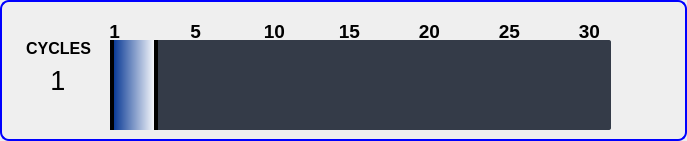
     <widget class="QGroupBox" name="cyclesGroupBox">
      <property name="geometry">
       <rect>
        <x>12</x>
        <y>690</y>
        <width>687</width>
        <height>141</height>
       </rect>
      </property>
      <property name="styleSheet">
       <string notr="true">QGroupBox {
    border: 2px solid blue;
    border-radius: 9px;
    margin-top: 0.5em;
}
</string>
      </property>
      <property name="title">
       <string/>
      </property>
      <widget class="QLabel" name="cyclesTitleLbl">
       <property name="geometry">
        <rect>
         <x>13</x>
         <y>30</y>
         <width>91</width>
         <height>37</height>
        </rect>
       </property>
       <property name="font">
        <font>
         <family>Arial</family>
         <pointsize>12</pointsize>
         <weight>75</weight>
         <bold>true</bold>
        </font>
       </property>
       <property name="text">
        <string>CYCLES</string>
       </property>
       <property name="alignment">
        <set>Qt::AlignCenter</set>
       </property>
      </widget>
      <widget class="QLabel" name="cyclesLbl">
       <property name="geometry">
        <rect>
         <x>40</x>
         <y>60</y>
         <width>36</width>
         <height>41</height>
        </rect>
       </property>
       <property name="font">
        <font>
         <family>Arial</family>
         <pointsize>20</pointsize>
        </font>
       </property>
       <property name="text">
        <string>1</string>
       </property>
       <property name="alignment">
        <set>Qt::AlignCenter</set>
       </property>
      </widget>
      <widget class="QSlider" name="cyclesSlider">
       <property name="geometry">
        <rect>
         <x>110</x>
         <y>40</y>
         <width>501</width>
         <height>90</height>
        </rect>
       </property>
       <property name="font">
        <font>
         <family>Arial</family>
         <pointsize>12</pointsize>
        </font>
       </property>
       <property name="styleSheet">
        <string notr="true">QSlider::groove:horizontal {
    border-radius: 2px;
    background-color: rgb(52, 59, 72);
}
QSlider::groove:horizontal:hover {
    background-color: blue;
}
QSlider::handle:horizontal {
    background-color:qlineargradient(spread:pad, x1:0, y1:0, x2:1, y2:0, stop:0 rgba(0, 50, 145, 255), stop:1 rgba(255, 255, 255, 255));
    border: 4px solid black;
    width: 40px;
 margin: -44px 0px;
    border-radius: 14px;
}</string>
       </property>
       <property name="minimum">
        <number>1</number>
       </property>
       <property name="maximum">
        <number>30</number>
       </property>
       <property name="pageStep">
        <number>5</number>
       </property>
       <property name="value">
        <number>1</number>
       </property>
       <property name="orientation">
        <enum>Qt::Horizontal</enum>
       </property>
       <property name="tickPosition">
        <enum>QSlider::TicksBothSides</enum>
       </property>
       <property name="tickInterval">
        <number>5</number>
       </property>
      </widget>
      <widget class="QLabel" name="Lbl_66">
       <property name="geometry">
        <rect>
         <x>90</x>
         <y>20</y>
         <width>30</width>
         <height>24</height>
        </rect>
       </property>
       <property name="font">
        <font>
         <family>Arial</family>
         <pointsize>14</pointsize>
         <weight>75</weight>
         <bold>true</bold>
        </font>
       </property>
       <property name="text">
        <string extracomment="0">1</string>
       </property>
       <property name="alignment">
        <set>Qt::AlignRight|Qt::AlignTop|Qt::AlignTrailing</set>
       </property>
      </widget>
      <widget class="QLabel" name="Lbl_67">
       <property name="geometry">
        <rect>
         <x>255</x>
         <y>20</y>
         <width>30</width>
         <height>24</height>
        </rect>
       </property>
       <property name="font">
        <font>
         <family>Arial</family>
         <pointsize>14</pointsize>
         <weight>75</weight>
         <bold>true</bold>
        </font>
       </property>
       <property name="text">
        <string extracomment="10">10</string>
       </property>
       <property name="alignment">
        <set>Qt::AlignRight|Qt::AlignTop|Qt::AlignTrailing</set>
       </property>
      </widget>
      <widget class="QLabel" name="Lbl_68">
       <property name="geometry">
        <rect>
         <x>170</x>
         <y>20</y>
         <width>31</width>
         <height>24</height>
        </rect>
       </property>
       <property name="font">
        <font>
         <family>Arial</family>
         <pointsize>14</pointsize>
         <weight>75</weight>
         <bold>true</bold>
        </font>
       </property>
       <property name="styleSheet">
        <string notr="true">background:transparent;</string>
       </property>
       <property name="text">
        <string>5</string>
       </property>
       <property name="alignment">
        <set>Qt::AlignRight|Qt::AlignTop|Qt::AlignTrailing</set>
       </property>
      </widget>
      <widget class="QLabel" name="Lbl_70">
       <property name="geometry">
        <rect>
         <x>330</x>
         <y>20</y>
         <width>30</width>
         <height>24</height>
        </rect>
       </property>
       <property name="sizePolicy">
        <sizepolicy hsizetype="Preferred" vsizetype="Preferred">
         <horstretch>0</horstretch>
         <verstretch>0</verstretch>
        </sizepolicy>
       </property>
       <property name="font">
        <font>
         <family>Arial</family>
         <pointsize>14</pointsize>
         <weight>75</weight>
         <bold>true</bold>
        </font>
       </property>
       <property name="text">
        <string>15</string>
       </property>
       <property name="alignment">
        <set>Qt::AlignRight|Qt::AlignTop|Qt::AlignTrailing</set>
       </property>
      </widget>
      <widget class="QLabel" name="Lbl_9">
       <property name="geometry">
        <rect>
         <x>570</x>
         <y>20</y>
         <width>30</width>
         <height>24</height>
        </rect>
       </property>
       <property name="font">
        <font>
         <family>Arial</family>
         <pointsize>14</pointsize>
         <weight>75</weight>
         <bold>true</bold>
        </font>
       </property>
       <property name="text">
        <string>30</string>
       </property>
       <property name="alignment">
        <set>Qt::AlignRight|Qt::AlignTop|Qt::AlignTrailing</set>
       </property>
      </widget>
      <widget class="QLabel" name="Lbl_71">
       <property name="geometry">
        <rect>
         <x>410</x>
         <y>20</y>
         <width>30</width>
         <height>24</height>
        </rect>
       </property>
       <property name="font">
        <font>
         <family>Arial</family>
         <pointsize>14</pointsize>
         <weight>75</weight>
         <bold>true</bold>
        </font>
       </property>
       <property name="text">
        <string>20</string>
       </property>
       <property name="alignment">
        <set>Qt::AlignRight|Qt::AlignTop|Qt::AlignTrailing</set>
       </property>
      </widget>
      <widget class="QLabel" name="Lbl_72">
       <property name="geometry">
        <rect>
         <x>490</x>
         <y>20</y>
         <width>30</width>
         <height>24</height>
        </rect>
       </property>
       <property name="font">
        <font>
         <family>Arial</family>
         <pointsize>14</pointsize>
         <weight>75</weight>
         <bold>true</bold>
        </font>
       </property>
       <property name="styleSheet">
        <string notr="true">background:transparent;</string>
       </property>
       <property name="text">
        <string>25</string>
       </property>
       <property name="alignment">
        <set>Qt::AlignRight|Qt::AlignTop|Qt::AlignTrailing</set>
       </property>
      </widget>
      <widget class="QLabel" name="Lbl_79">
       <property name="geometry">
        <rect>
         <x>200</x>
         <y>632</y>
         <width>30</width>
         <height>24</height>
        </rect>
       </property>
       <property name="font">
        <font>
         <family>Arial</family>
         <pointsize>14</pointsize>
         <weight>75</weight>
         <bold>true</bold>
        </font>
       </property>
       <property name="text">
        <string extracomment="0">0</string>
       </property>
       <property name="alignment">
        <set>Qt::AlignRight|Qt::AlignTop|Qt::AlignTrailing</set>
       </property>
      </widget>
      <zorder>cyclesTitleLbl</zorder>
      <zorder>cyclesLbl</zorder>
      <zorder>Lbl_66</zorder>
      <zorder>Lbl_67</zorder>
      <zorder>Lbl_68</zorder>
      <zorder>Lbl_70</zorder>
      <zorder>Lbl_9</zorder>
      <zorder>Lbl_71</zorder>
      <zorder>Lbl_72</zorder>
      <zorder>Lbl_79</zorder>
      <zorder>cyclesSlider</zorder>
     </widget>
